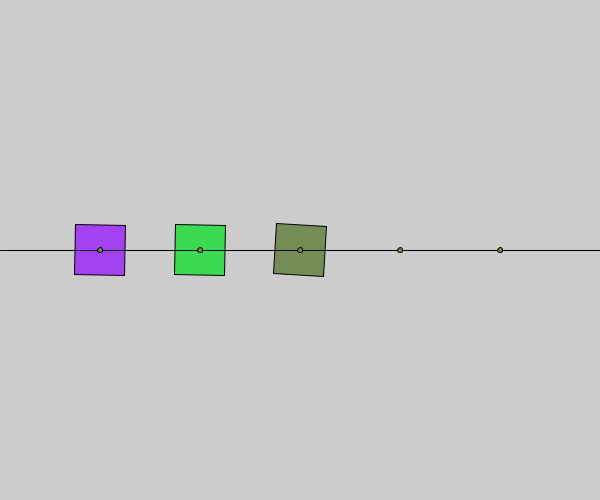
Frame 1 (no input)
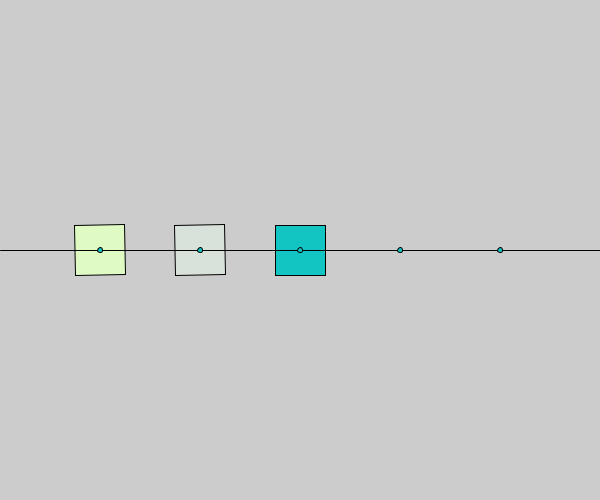
Frame 60 (the mouse pressed at the canvas centre just before this capture)
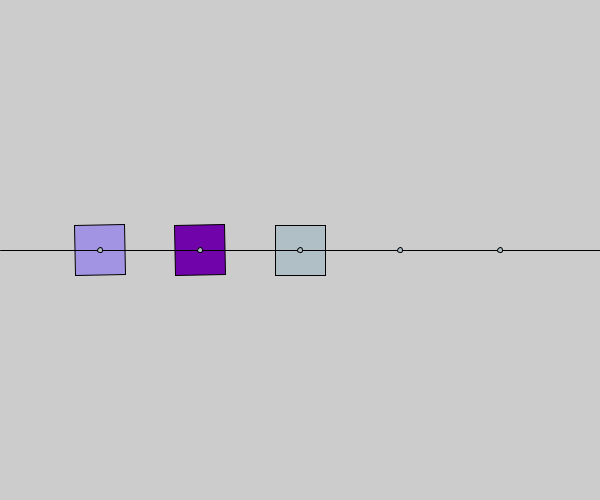
Frame 120 (the mouse held since frame 60 and released just before this capture)

The Processing sketch that drew these frames (run headless with seeded random() and noise(); from frame 60 on, the mouse is pressed at the canvas centre):

// Processing sketch: sketch_4_05
// ── sketch_4_05.pde

int r1 =0;
int r2 =0;
int r3 =0;
int r4 =0;
int r5 =0;

void setup() {

	size(600, 500);
	rectMode(CENTER);
}

void draw() {

	background(#CCCCCC);

	// rect #1
	pushMatrix();
		fill( color(random(255), random(255), random(255)) );
		translate(100, height/2);
		rotate(radians(++r1));
		rect(0, 0, 50, 50);
	popMatrix();

	// rect #2
	pushMatrix();
		fill( color(random(255), random(255), random(255)) );
		translate(200, height/2);
		rotate(radians(++r1));
		rect(0, 0, 50, 50);
	popMatrix();

	// rect #3
	pushMatrix();
		fill( color(random(255), random(255), random(255)) );
		translate(300, height/2);
		rotate(radians(++r1));
		rect(0, 0, 50, 50);
	popMatrix();



	// draws a line in the middle of the sketch
	line(0, height/2, width, height/2);

	ellipse(100, height/2, 5, 5);
	ellipse(200, height/2, 5, 5);
	ellipse(300, height/2, 5, 5);
	ellipse(400, height/2, 5, 5);
	ellipse(500, height/2, 5, 5);
}
